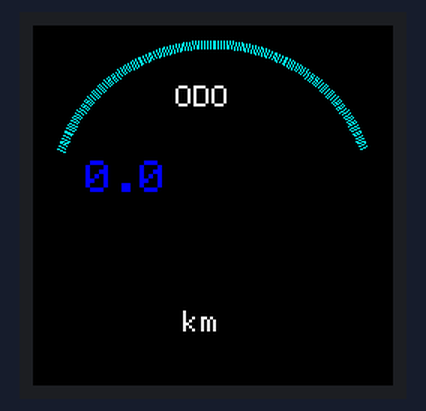
Simulated run of this sketch. Board: ESP32. Parts: 240×240 colour display. What the sketch prints to the serial monitor is not drawn.

Above: at 0.3 s.

The sketch:

main.ino
```cpp
#include <SPI.h>
#include <Adafruit_GFX.h>
#include <Adafruit_GC9A01A.h>
#include <mcp2515.h>

// ---------- TFT ----------
#define TFT_DC   26
#define TFT_CS   27
#define TFT_MOSI 13
#define TFT_SCLK 14

// ---------- CAN ----------
#define CAN_CS   5
#define CAN_MOSI 23
#define CAN_MISO 19
#define CAN_SCK  18

#define SPEED_CAN_ID 0x100

// SPI buses
SPIClass hspi(HSPI);
SPIClass vspi(VSPI);

// pantalla usando HSPI
Adafruit_GC9A01A tft(&hspi, TFT_DC, TFT_CS);

// CAN
MCP2515 mcp2515(CAN_CS);
struct can_frame canMsg;

// odómetro
float kilometros = 0;
float kilometrosPrev = -1;
int velocidad = 0;

unsigned long lastTime = 0;

// ---------- DIBUJAR TABLERO ----------
void drawLayout()
{
    tft.fillScreen(GC9A01A_BLACK);

    for(int a=200; a<340; a++)
    {
        float rad = a * PI / 180;

        int cx = 120;
        int cy = 120;
        int r = 110;

        int x1 = cx + cos(rad)*(r-5);
        int y1 = cy + sin(rad)*(r-5);

        int x2 = cx + cos(rad)*(r);
        int y2 = cy + sin(rad)*(r);

        tft.drawLine(x1,y1,x2,y2,GC9A01A_CYAN);
    }

    tft.setTextColor(GC9A01A_WHITE);
    tft.setTextSize(2);

    tft.setCursor(95,40);
    tft.print("ODO");

    tft.setCursor(100,190);
    tft.print("km");
}

// ---------- DIBUJAR ODOMETRO ----------
void drawKilometraje(float km)
{
    if((int)km == (int)kilometrosPrev) return;

    tft.fillRect(30,80,180,70,GC9A01A_BLACK);

    tft.setTextColor(GC9A01A_BLUE);
    tft.setTextSize(3);

    tft.setCursor(35,90);
    tft.print(km,1);

    kilometrosPrev = km;
}

// ---------- SETUP ----------
void setup()
{
    Serial.begin(115200);

    analogReadResolution(12);

    // ---------- HSPI (pantalla) ----------
    hspi.begin(TFT_SCLK, -1, TFT_MOSI, TFT_CS);

    tft.begin();
    drawLayout();

    // ---------- VSPI (CAN) ----------
    SPI.begin(CAN_SCK, CAN_MISO, CAN_MOSI, CAN_CS);
    Serial.println("Inicializando MCP2515...");

    pinMode(CAN_CS, OUTPUT);
    pinMode(TFT_CS, OUTPUT);

    mcp2515.reset();
    byte status = mcp2515.getStatus();
    Serial.print("Status MCP2515: ");
    Serial.println(status, BIN);
    mcp2515.setBitrate(CAN_500KBPS, MCP_8MHZ);
    mcp2515.setNormalMode();

    Serial.println("MCP2515 listo");

    lastTime = millis();

}

// ---------- LOOP ----------
void loop()
{
    // recibir velocidad CAN
    drawKilometraje(kilometros);

    int velocidad = 0;
    if (mcp2515.readMessage(&canMsg) == MCP2515::ERROR_OK) {


        if (canMsg.can_dlc >= 2) {
            velocidad = (canMsg.data[0] << 8) | canMsg.data[1];
        }

        Serial.print("Message received from ID: 0x");
        Serial.print(canMsg.can_id, HEX);

    }

    unsigned long now = millis();
    float deltaTime = (now - lastTime) / 1000.0;
    lastTime = now;

    kilometros += (velocidad * deltaTime) / 3600.0;

    delay(20);
}
```
